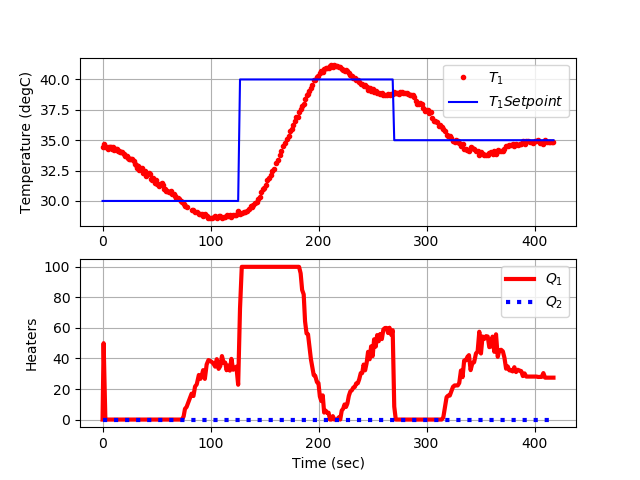

This chart was generated by the following Python code:
import tclab
import numpy as np
import time
import matplotlib.pyplot as plt
from gekko import GEKKO

# Connect to Arduino
a = tclab.TCLab()

# Get Version
print(a.version)

# Turn LED on
print('LED On')
a.LED(100)

# Run time in minutes
run_time = 5.0

# Number of cycles
loops = int(60.0*run_time)
tm = np.zeros(loops)

# Temperature (K)
T1 = np.ones(loops) * a.T1 # temperature (degC)
Tsp1 = np.ones(loops) * 30.0 # set point (degC)
# Set point changes
Tsp1[100:] = 40.0
Tsp1[200:] = 35.0

T2 = np.ones(loops) * a.T2 # temperature (degC)
Tsp2 = np.ones(loops) * 23.0 # set point (degC)

# heater values
Q1s = np.ones(loops) * 0.0
Q2s = np.ones(loops) * 0.0

#########################################################
# Initialize Model as Estimator
#########################################################
m = GEKKO(name='tclab-mpc')

# 30 second time horizon
m.time = np.linspace(0,30,31)

# Parameters
Q1_ss = m.Param(value=0)
TC1_ss = m.Param(value=23)
Kp = m.Param(value=0.4)
tau = m.Param(value=160.0)

# Manipulated variable
Q1 = m.MV(value=0)
Q1.STATUS = 1  # use to control temperature
Q1.FSTATUS = 0 # no feedback measurement
Q1.LOWER = 0.0
Q1.UPPER = 100.0
Q1.DMAX = 50.0
Q1.COST = 0.0
Q1.DCOST = 1.0e-4

# Controlled variable
TC1 = m.CV(value=TC1_ss)
TC1.STATUS = 1     # minimize error with setpoint range
TC1.FSTATUS = 1    # receive measurement
TC1.TR_INIT = 2    # reference trajectory
TC1.TAU = 10       # time constant for response

# Equation
m.Equation(tau * TC1.dt() + (TC1-TC1_ss) == Kp * (Q1-Q1_ss))  

# Global Options
#m.server = 'http://127.0.0.1' # local server, if available
m.options.IMODE   = 6 # MPC
m.options.CV_TYPE = 1 # Objective type
m.options.NODES   = 3 # Collocation nodes
m.options.SOLVER  = 1 # 1=APOPT, 3=IPOPT
##################################################################

# Create plot
plt.figure()
plt.ion()
plt.show()

# Main Loop
start_time = time.time()
prev_time = start_time
try:
    for i in range(1,loops):
        # Sleep time
        sleep_max = 1.0
        sleep = sleep_max - (time.time() - prev_time)
        if sleep>=0.01:
            time.sleep(sleep)
        else:
            time.sleep(0.01)

        # Record time and change in time
        t = time.time()
        dt = t - prev_time
        prev_time = t
        tm[i] = t - start_time
                    
        # Read temperatures in Kelvin 
        T1[i] = a.T1
        T2[i] = a.T2

        ###############################
        ### MPC CONTROLLER          ###
        ###############################
        TC1.MEAS = T1[i]
        # input setpoint with deadband +/- DT
        DT = 0.1
        TC1.SPHI = Tsp1[i] + DT
        TC1.SPLO = Tsp1[i] - DT
        # solve MPC
        m.solve(disp=False)    
        # test for successful solution
        if (m.options.APPSTATUS==1):
            # retrieve the first Q value
            Q1s[i] = Q1.NEWVAL
        else:
            # not successful, set heater to zero
            Q1s[i] = 0        
        
        # Write output (0-100)
        a.Q1(Q1s[i])
        a.Q2(Q2s[i])

        # Plot
        plt.clf()
        ax=plt.subplot(2,1,1)
        ax.grid()
        plt.plot(tm[0:i],T1[0:i],'ro',MarkerSize=3,label=r'$T_1$')
        plt.plot(tm[0:i],Tsp1[0:i],'b-',MarkerSize=3,label=r'$T_1 Setpoint$')
        plt.ylabel('Temperature (degC)')
        plt.legend(loc='best')
        ax=plt.subplot(2,1,2)
        ax.grid()
        plt.plot(tm[0:i],Q1s[0:i],'r-',LineWidth=3,label=r'$Q_1$')
        plt.plot(tm[0:i],Q2s[0:i],'b:',LineWidth=3,label=r'$Q_2$')
        plt.ylabel('Heaters')
        plt.xlabel('Time (sec)')
        plt.legend(loc='best')
        plt.draw()
        plt.pause(0.05)
        
# Allow user to end loop with Ctrl-C           
except KeyboardInterrupt:
    # Disconnect from Arduino
    a.Q1(0)
    a.Q2(0)
    print('Shutting down')
    a.close()
    
# Make sure serial connection still closes when there's an error
except:           
    # Disconnect from Arduino
    a.Q1(0)
    a.Q2(0)
    print('Error: Shutting down')
    a.close()
    raise
